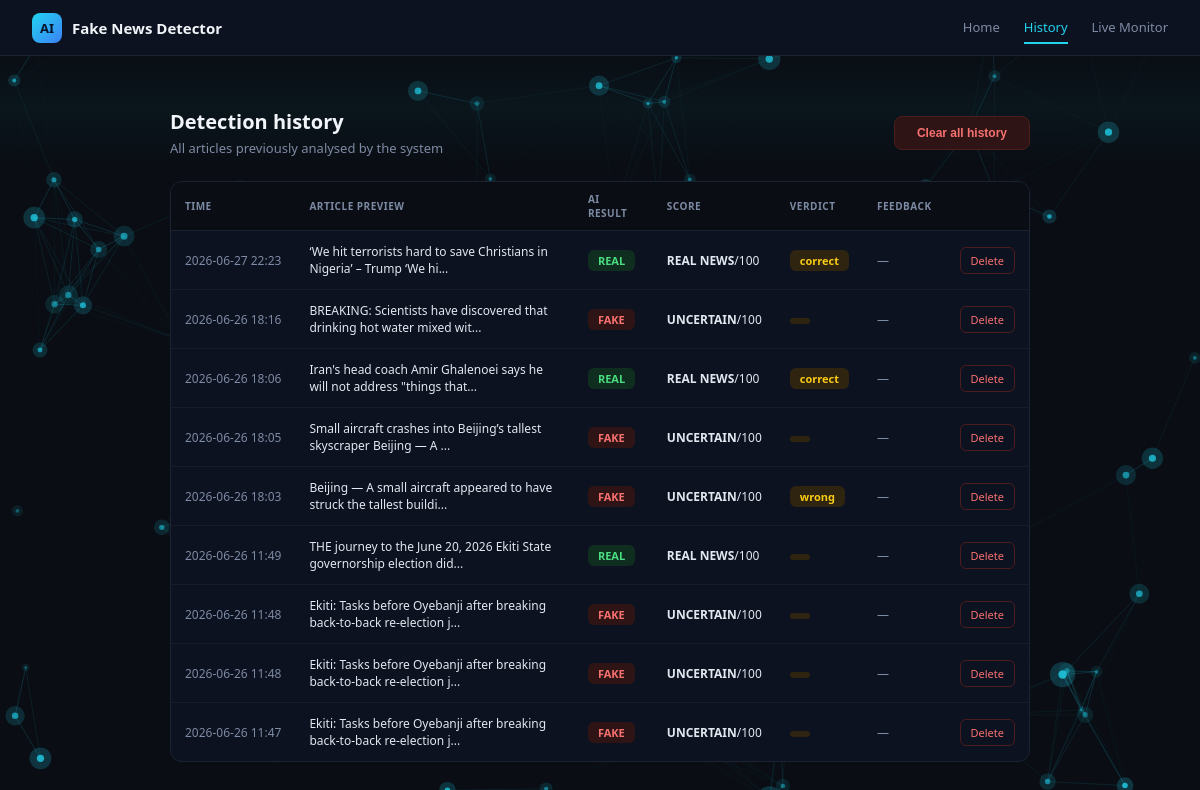
The app's page /history with its own data.
### tables this page shows
CREATE TABLE predictions (
            id              INTEGER PRIMARY KEY AUTOINCREMENT,
            timestamp       TEXT,
            input_type      TEXT,
            article_text    TEXT,
            url             TEXT,
            ai_prediction   TEXT,
            ai_confidence   REAL,
            emotional_score REAL,
            writing_score   REAL,
            clickbait_score REAL,
            nigerian_flag   INTEGER,
            online_result   TEXT,
            credibility     REAL,
            final_verdict   TEXT,
            feedback        TEXT
        );

### app.py (the view)
@app.route('/history')
def history():
    rows  = get_all_predictions()
    return render_template('history.html', predictions=rows)

### database.py (called while the page is built)
def get_all_predictions():
    conn = sqlite3.connect(DB_PATH)
    c = conn.cursor()
    c.execute('SELECT * FROM predictions ORDER BY id DESC')
    rows = c.fetchall()
    conn.close()
    return rows

### templates/history.html (shortened to what this page needs)
<!DOCTYPE html>
<html lang="en">
<head>
    <link rel="stylesheet" href="{{ url_for('static', filename='style.css') }}">
</head>
<body>
<nav>
    <a href="/" class="nav-brand">
        <div class="nav-logo">AI</div>
        Fake News Detector
    </a>
    <div class="nav-links">
        <a href="/">Home</a>
        <a href="/history" class="active">History</a>
        <a href="/monitor">Live Monitor</a>
    </div>
</nav>
<div class="container">
    <div class="hero" style="display:flex;align-items:center;justify-content:space-between;text-align:left;padding:24px 0">
        <div>
            <h2 style="margin-bottom:4px">Detection history</h2>
            <p>All articles previously analysed by the system</p>
        </div>
        {% if predictions %}
        <form action="/delete-all" method="POST" onsubmit="return confirm('Delete all history? This cannot be undone.');">
            <button type="submit" class="btn-danger">Clear all history</button>
        </form>
        {% endif %}
    </div>
    <div class="card" style="padding:0;overflow:hidden">
        {% if predictions %}
        <table class="table">
            <thead>
                <tr>
                    <th>Time</th>
                    <th>Article preview</th>
                    <th>AI result</th>
                    <th>Score</th>
                    <th>Verdict</th>
                    <th>Feedback</th>
                    <th></th>
                </tr>
            </thead>
            <tbody>
                {% for row in predictions %}
                <tr style="animation-delay: {{ loop.index0 * 0.04 }}s">
                    <td style="white-space:nowrap;color:#7d8aa3">
                        {{ row[1][:16] if row[1] else '' }}
                    </td>
                    <td>{{ (row[3][:70] if row[3] else row[4][:70]) }}...</td>
                    <td>
                        <span class="badge
                            {% if row[5] == 'REAL' %}badge-real
                            {% else %}badge-fake{% endif %}">
                            {{ row[5] }}
                        </span>
                    </td>
                    <td><strong>{{ row[13] }}</strong>/100</td>
                    <td>
                        <span class="badge
                            {% if row[14] == 'REAL NEWS' %}badge-real
                            {% elif row[14] == 'FAKE NEWS' %}badge-fake
                            {% else %}badge-uncertain{% endif %}">
                            {{ row[14] }}
                        </span>
                    </td>
                    <td style="color:#7d8aa3">{{ row[15] or '—' }}</td>
                    <td style="text-align:right">
                        <a href="/delete/{{ row[0] }}"
                           onclick="return confirm('Delete this article from history?');"
                           style="color:#f87171;font-size:11px;text-decoration:none;border:1px solid #4d1c1c;padding:5px 10px;border-radius:6px;display:inline-block">
                            Delete
                        </a>
                    </td>
                </tr>
                {% endfor %}
            </tbody>
        </table>
        {% else %}
        <div class="empty-state">
            No articles checked yet. Go to the home page to analyse an article.
        </div>
        {% endif %}
    </div>
</div>
</body>
</html>

### static/style.css (style rules this page uses)
body { position: relative; }
nav, .container { position: relative; z-index: 1; }
* { margin: 0; padding: 0; box-sizing: border-box; }
body { font-family: 'Segoe UI', system-ui, sans-serif; background: #0a0e14; color: #e2e8f0; }
nav { background: #0d1220; border-bottom: 1px solid #1c2433; padding: 0 32px; display: flex; align-items: center; justify-content: space-between; height: 56px; position: sticky; top: 0; z-index: 100; }
.nav-brand { display: flex; align-items: center; gap: 10px; font-size: 15px; font-weight: 600; color: #f1f5f9; text-decoration: none; }
.nav-logo { width: 30px; height: 30px; background: linear-gradient(135deg, #22d3ee, #3b82f6); border-radius: 8px; display: flex; align-items: center; justify-content: center; color: #04142b; font-size: 13px; font-weight: 700; }
.nav-links { display: flex; gap: 24px; }
.nav-links a { padding: 6px 0; font-size: 13px; color: #7d8aa3; text-decoration: none; font-weight: 500; border-bottom: 2px solid transparent; transition: all 0.15s; }
.nav-links a.active { color: #22d3ee; border-bottom-color: #22d3ee; }
.container { max-width: 900px; margin: 0 auto; padding: 28px 20px; }
.hero { text-align: center; padding: 32px 0 24px; }
.hero h2 { font-size: 20px; font-weight: 600; color: #f1f5f9; margin-bottom: 8px; }
.hero p { font-size: 13px; color: #7d8aa3; }
.card { background: #0d1220; border: 1px solid #1c2433; border-radius: 12px; padding: 20px 22px; margin-bottom: 16px; }
.btn-danger { background: #2e1414; color: #f87171; border: 1px solid #4d1c1c; padding: 9px 22px; border-radius: 8px; font-size: 12px; font-weight: 600; cursor: pointer; text-decoration: none; display: inline-block; transition: all 0.15s; }
.table { width: 100%; border-collapse: collapse; font-size: 12px; }
.table th { background: #0a0e14; color: #7d8aa3; font-weight: 600; font-size: 10px; text-transform: uppercase; letter-spacing: 0.05em; padding: 10px 14px; text-align: left; border-bottom: 1px solid #1c2433; }
.table td { padding: 12px 14px; border-bottom: 1px solid #161c28; color: #e2e8f0; }
.table tr:last-child td { border-bottom: none; }
.badge { display: inline-block; padding: 3px 10px; border-radius: 6px; font-size: 11px; font-weight: 600; }
.badge-real { background: #0f2e1f; color: #4ade80; }
.badge-fake { background: #2e1414; color: #f87171; }
.badge-uncertain { background: #2e2410; color: #facc15; }

### records on screen
predictions: timestamp "2026-06-27 22:23", article_text "‘We hit terrorists hard to save Christians in Nigeria’ – Trump ‘We hi", ai_prediction "REAL", final_verdict "REAL NEWS", feedback "correct", row "—"
predictions: timestamp "2026-06-26 18:16", article_text "BREAKING: Scientists have discovered that drinking hot water mixed wit", ai_prediction "FAKE", final_verdict "UNCERTAIN", row "—"
predictions: timestamp "2026-06-26 18:06", article_text "Iran's head coach Amir Ghalenoei says he will not address \"things that", ai_prediction "REAL", final_verdict "REAL NEWS", feedback "correct", row "—"
predictions: timestamp "2026-06-26 18:05", article_text "Small aircraft crashes into Beijing’s tallest skyscraper Beijing — A", ai_prediction "FAKE", final_verdict "UNCERTAIN", row "—"
predictions: timestamp "2026-06-26 18:03", article_text "Beijing — A small aircraft appeared to have struck the tallest buildi", ai_prediction "FAKE", final_verdict "UNCERTAIN", feedback "wrong", row "—"
predictions: timestamp "2026-06-26 11:49", article_text "THE journey to the June 20, 2026 Ekiti State governorship election did", ai_prediction "REAL", final_verdict "REAL NEWS", row "—"
predictions: timestamp "2026-06-26 11:48", article_text "Ekiti: Tasks before Oyebanji after breaking back-to-back re-election j", ai_prediction "FAKE", final_verdict "UNCERTAIN", row "—"
predictions: timestamp "2026-06-26 11:48", article_text "Ekiti: Tasks before Oyebanji after breaking back-to-back re-election j", ai_prediction "FAKE", final_verdict "UNCERTAIN", row "—"
predictions: timestamp "2026-06-26 11:47", article_text "Ekiti: Tasks before Oyebanji after breaking back-to-back re-election j", ai_prediction "FAKE", final_verdict "UNCERTAIN", row "—"
